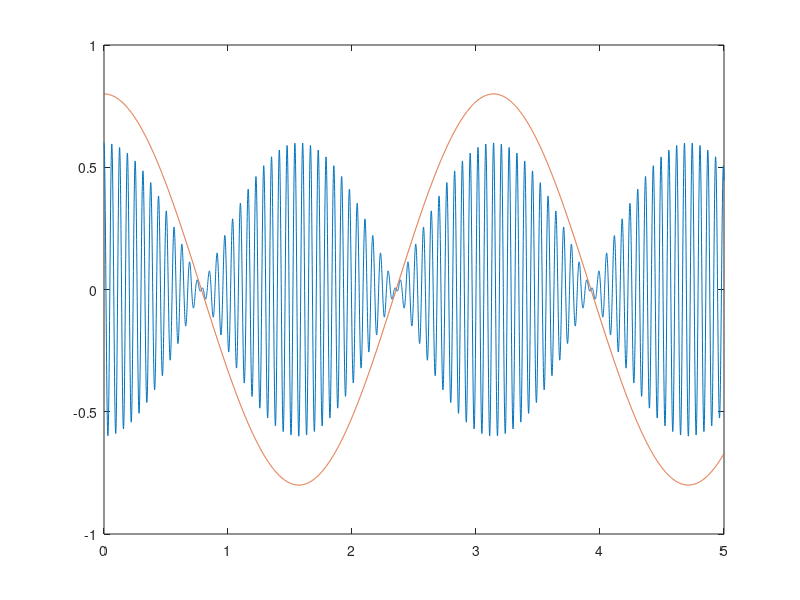

Write MATLAB code to recreate this figure.
Omega=2;
Omega0=100;
Sp=1.2;
Sm=0.8;

m=0.5;
k=m/Sm;

t=[0:0.001:5];

sinf=Sm*cos(Omega*t);
Sc=Sp*(1+m*cos(Omega*t)).*cos(Omega0*t);
Ss=Sp*(m*cos(Omega*t)).*cos(Omega0*t);

figure(1);
plot(t,Ss,t,sinf);


%{
figure(1)
plot(sinf,Sc)
grid
xlabel('sinf(t)')
ylabel('s(t)')
title('D.B.P.C')
hold on
plot(sinf,Sp*(1+k*sinf),'r')


plot(sinf,Ss)
grid
xlabel('sinf(t)')
ylabel('s(t)')
title('D.B.P.S')
hold on
plot(sinf,Sp*k*sinf,'r')
%}